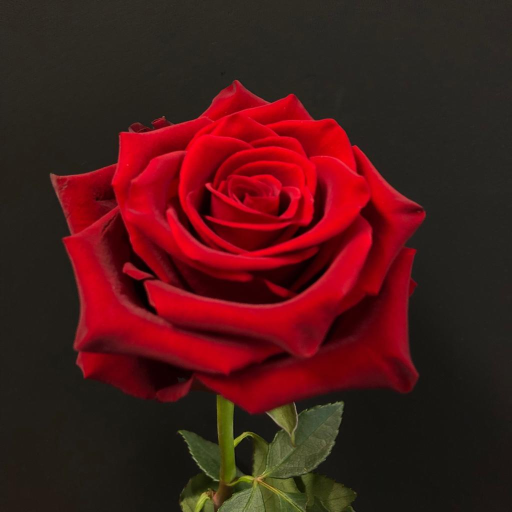
#> input picture BE Computer/Semester/Sem-VII/Image-Processing-n-Pattern-Recognition/IPPR-Lab/Histogram/Day1/pictures/rose.jpg, 1024 x 1024 px, found by its file name (shown at 1/2 size)
$ python rose-histogram.py
#> lines starting #> are read from the running program, lines starting #| are printed output that depends on the picture
# @KhomZ
# Image Processing and Pattern Recognition
# 12/12/2021 Sunday

# from cv2 import cv2
import cv2
import numpy as np
import matplotlib.pyplot as plt
from numpy.lib.function_base import place

# rose = cv2.imread(r'.\pictures\ai-buddha.jpg')
# rose = cv2.imread(r"C:\Users\ACER\Desktop\myProj\what-I-learnt-as-a-Computer-Engineering-Student\BE Computer\Semester\Sem-VII\Image-Processing-n-Pattern-Recognition\IPPR-Lab\Histogram\Day1\pictures\Butterfly.jpg")
rose = cv2.imread(r"C:\Users\ACER\Desktop\myProj\what-I-learnt-as-a-Computer-Engineering-Student\BE Computer\Semester\Sem-VII\Image-Processing-n-Pattern-Recognition\IPPR-Lab\Histogram\Day1\pictures\rose.jpg")
#> rose is the input picture: shape (1024, 1024, 3); mean B, G, R 25, 25.3, 74.4
# print(rose)
# rose = cv2.imread('rose.jpg')

rose = cv2.resize(rose, (800, 600))  # (w, h) = (800 px, 600 px)
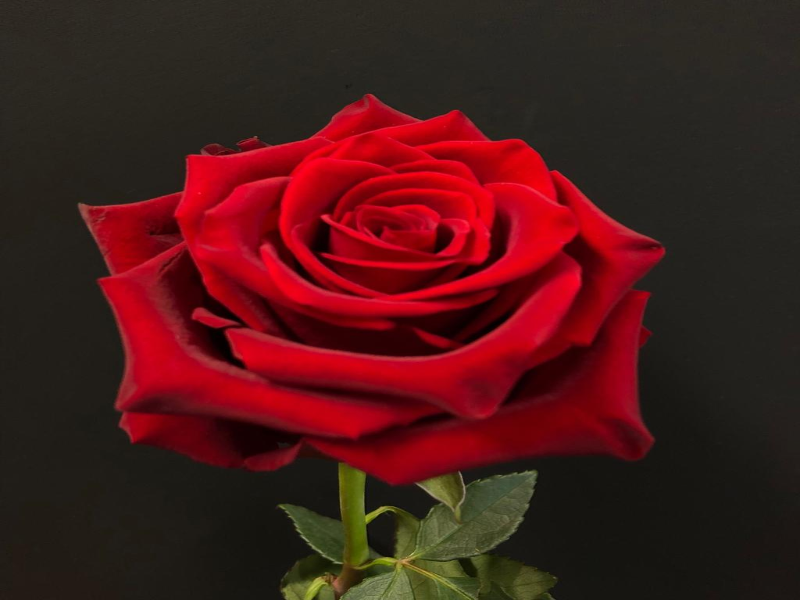
#> rose: shape (600, 800, 3); mean B, G, R 24.9, 25.3, 74.4
# cv2.imshow('original', butterfly)
# cv2.waitKey(0)  # here waitKey(0) means whenever key 0 is pressed, closes all the windows

k = rose.shape
#> k = (600, 800, 3)
# print(k)
 # gives o/p (600, 800, 3) meaning RGB image


roseGray = cv2.cvtColor(rose, cv2.COLOR_BGR2GRAY)  # here we are using convertColor method
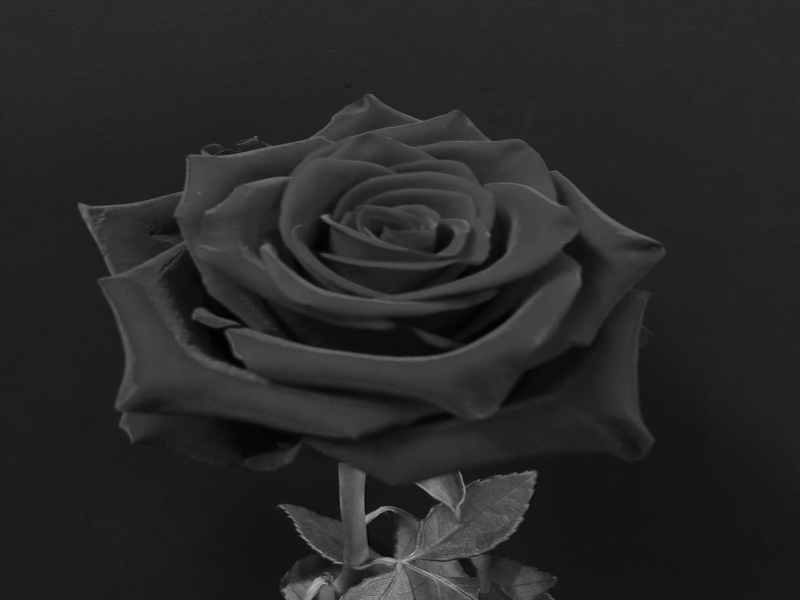
#> roseGray: shape (600, 800); min 1, max 187, mean 39.9
cv2.imshow('Binary', roseGray)
# now let's manipulate the contrast and brightness of the image
# alpha represents contrast and beta represents brightness.
roseGray = cv2.convertScaleAbs(roseGray, alpha=1.10, beta=-20)
# cv2.imshow('Enhanced', roseGray)
# cv2.waitKey(0)

H = np.zeros(shape=(256,1))  # numpy array of pixels.  total pixels =255 i.e. 0 to 255
print(H)

# if you want to go to every pixels we need a row value and a column value
# for that we need two for loops foreach
# and here we have total 600 rows and 800 columns

for i in range(k[0]):
    for j in range(k[1]):
        new_var = roseGray[i, j]
        H[new_var, 0] = H[new_var, 0] + 1
#> after the loop, H = 256 values, max 20821 at index 23, min 0 at index 29, mean 1875

# print(H)  # prints array of pixels for each value
# now lets plot them

plt.plot(H)
plt.show()  # plots the histogram of our image
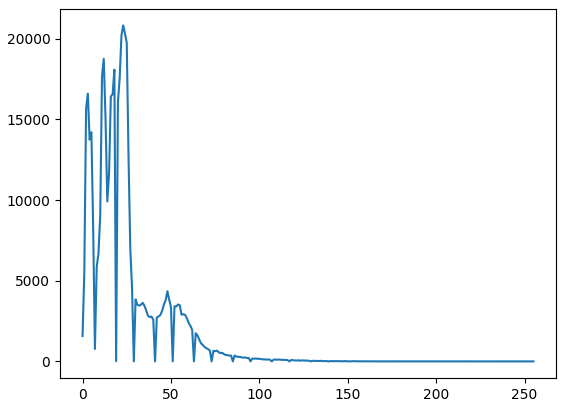
#> figure drawn by matplotlib, 1 panel; curve peaks at x = 23, y = 20821

# =================================Coding with Khom=======================================================
